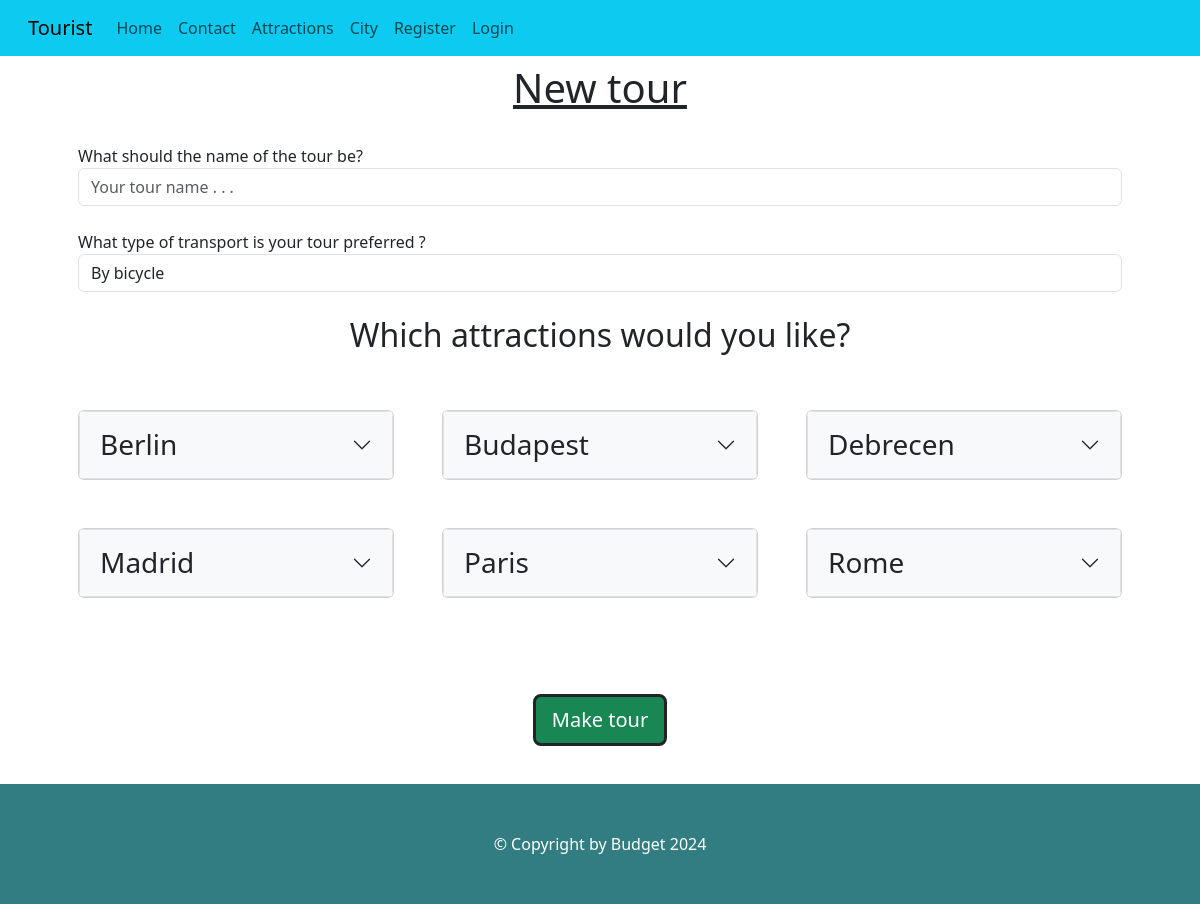
/new_tour.php, run on the app's committed database.
### tables this page shows
CREATE TABLE `cities` (
  `id_city` int(11) NOT NULL,
  `city_name` varchar(100) NOT NULL,
  `country` enum('France','Sweden','Serbia','Hungary','United Kingdom','Italy','Germany','Spain','Greece','Netherlands','Ireland','Bulgaria','Slovakia','Albania','Andorra','Armenia','Austria','Azerbaijan','Belarus','Belgium','Bosnia and Herzegovina','Croatia','Cyprus','Czechia','Denmark','Estonia','Finland','Georgia','Iceland','Kazakhstan','Kosovo','Latvia','Liechtenstein','Lithuania','Luxembourg','Malta','Moldova','Monaco','Montenegro','North Macedonia','Norway','Poland','Portugal','Russia','San Marino','Slovenia','Switzerland','Turkey','Ukraine','Vatican City','Mexico','United States','Canada','South Korea','Japan','China','Mongolia','Cuba') NOT NULL,
  `city_image` varchar(150) NOT NULL
);

### new_tour.php (called while the page is built, shortened)
<?php
require_once 'config.php';
require_once 'content/newTourContent.php';

### functions.php (called while the page is built, shortened)
<?php
function getCitiesWithAttractions(PDO $pdo): array
{
    $sql = "SELECT DISTINCT c.city_name,c.id_city
               FROM cities c
               INNER JOIN attractions a ON c.id_city = a.id_city
               WHERE id_attraction > 0 ORDER BY c.city_name ASC ";
    $stmt = $pdo->prepare($sql);
    $stmt->execute();
    return $stmt->fetchAll(PDO::FETCH_ASSOC);
}

### content/newTourContent.php (the view, shortened to what this page needs)
<div class='container px-4 px-lg-5'>
    <h1 class='font-weight-light my-2 text-center text-decoration-underline'>New tour</h1>
    <br>
    <form method="post" action="form_action.php">
        <label for="tour_name">What should the name of the tour be?</label>
        <input type="text" name="tour_name" id="tour_name" class="form-control"
               placeholder="Your tour name . . ."><br>
        <label for="tour_type">What type of transport is your tour preferred ? </label>
        <?php
        echo '<select name="tour_type" id="tour_type" class="form-control">';
        $sql = "SHOW COLUMNS FROM tours LIKE 'tour_type'";
        $query = $pdo->prepare($sql);
        $query->execute();
        $tourTypes = $query->fetch(PDO::FETCH_ASSOC);
        $enum_values = explode("','", substr($tourTypes['Type'], 6, -2));
        sort($enum_values);
        foreach ($enum_values as $value) {
            echo '<option value="' . $value . '">' . $value . '</option>';
        }
        ?>
        </select><br>
        <h2 class="text-center">Which attractions would you like?</h2>
        <br><br>
        <div class='row gx-4 gx-lg-5'>
            <?php
            $cities = getCitiesWithAttractions($pdo);
            foreach ($cities as $city) {
                $city_name = $city['city_name'];
                echo "
                 <div class='col-xs-12 col-sm-6 col-md-6 col-lg-4 mb-5'>
                     <div class='card '>
                        <div class='accordion ' id='accordionExample{$city_name}'>
                            <div class='accordion-item'>
                                <h2 class='accordion-header bg-light' id='heading{$city_name}'>
                                    <button class='accordion-button collapsed fs-3 bg-light border-light' type='button' data-bs-toggle='collapse' data-bs-target='#collapse{$city_name}' aria-expanded='false' aria-controls='collapse{$city_name}'>
                                          {$city_name}
                                    </button>
                                </h2>
                            <div id='collapse{$city_name}' class='accordion-collapse collapse' aria-labelledby='heading{$city_name}' data-bs-parent='#accordionExample{$city_name}'>
                                <div class='accordion-body'>
                             ";
                echo "
</div></div></div></div>
                     </div>
                 </div>
                ";
            }
            ?>
        </div>
        <br>
        <br>
        <div class="text-center">
            <button type='submit' class='btn btn-success border-3 border-dark text-center btn-lg'>Make tour</button>
        </div>
    </form>
</div>

### style/style.css (style rules this page uses)
body { min-height: 113vh; display: flex; flex-direction: column; }

### data on the page
cities: city_name "Berlin"
cities: city_name "Budapest"
cities: city_name "Debrecen"
cities: city_name "Madrid"
cities: city_name "Paris"
cities: city_name "Rome"

### other printed values
$linkText "Home"
$linkText "Contact"
$linkText "Attractions"
$linkText "City"
$linkText "Register"
$linkText "Login"
form field tour_type "By bicycle"
